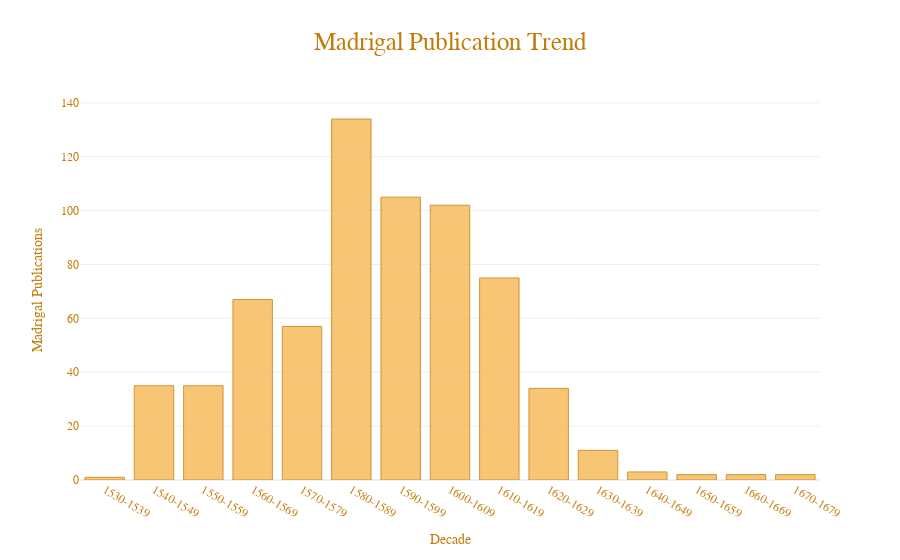

Here is the notebook cell this chart was saved with:
### Code cell
# create a barchart for number of madrigal publications for each decade
viz1 = px.bar(df1, x='Decade', y='Madrigal Publications', title='Madrigal Publication Trend',
             template='plotly_white', hover_name="Decade", hover_data={'Decade':False})

# style the visualization, update traces, title, layout
viz1.update_traces(marker_color= "#f7b753")
viz1.update_traces(marker_line_color='#c37c09', marker_line_width=1, opacity=0.8)
viz1.layout.title.font = dict(color='#c37c09', family='Trebuchet MS', size=25)
viz1.layout.font = dict(family='Trebuchet MS', color='#c37c09')
# align plot title
viz1.layout.title.x = 0.5
viz1.layout.title.xanchor = 'center'
# style hoverlabel
viz1.layout.hoverlabel.bgcolor = '#ffffff'
viz1.layout.hoverlabel.bordercolor = '#c37c09'
viz1.layout.hoverlabel.font = dict(color='#c37c09', family='Trebuchet MS')

viz1.show()

#viz1.write_html("C:/UNI/DHDK/EPDS/Proj/exports/madrigal_publication_trend.html")

### Figure 1 — Plotly figure (JSON) as saved in the notebook; plotly's stock layout.template omitted (floating-point values rounded to 4 significant figures)
{"data": [{"alignmentgroup": "True", "hovertemplate": "<b>%{hovertext}</b><br><br>Madrigal Publications=%{y}<extra></extra>", "hovertext": ["1530-1539", "1540-1549", "1550-1559", "1560-1569", "1570-1579", "1580-1589", "1590-1599", "1600-1609", "1610-1619", "1620-1629", "1630-1639", "1640-1649", "1650-1659", "1660-1669", "1670-1679"], "legendgroup": "", "marker": {"color": "#f7b753", "line": {"color": "#c37c09", "width": 1}, "pattern": {"shape": ""}}, "name": "", "offsetgroup": "", "opacity": 0.8, "orientation": "v", "showlegend": false, "textposition": "auto", "type": "bar", "x": ["1530-1539", "1540-1549", "1550-1559", "1560-1569", "1570-1579", "1580-1589", "1590-1599", "1600-1609", "1610-1619", "1620-1629", "1630-1639", "1640-1649", "1650-1659", "1660-1669", "1670-1679"], "xaxis": "x", "y": [1, 35, 35, 67, 57, 134, 105, 102, 75, 34, 11, 3, 2, 2, 2], "yaxis": "y"}], "layout": {"barmode": "relative", "font": {"color": "#c37c09", "family": "Trebuchet MS"}, "hoverlabel": {"bgcolor": "#ffffff", "bordercolor": "#c37c09", "font": {"color": "#c37c09", "family": "Trebuchet MS"}}, "legend": {"tracegroupgap": 0}, "title": {"font": {"color": "#c37c09", "family": "Trebuchet MS", "size": 25}, "text": "Madrigal Publication Trend", "x": 0.5, "xanchor": "center"}, "xaxis": {"anchor": "y", "domain": [0, 1], "title": {"text": "Decade"}}, "yaxis": {"anchor": "x", "domain": [0, 1], "title": {"text": "Madrigal Publications"}}}}
